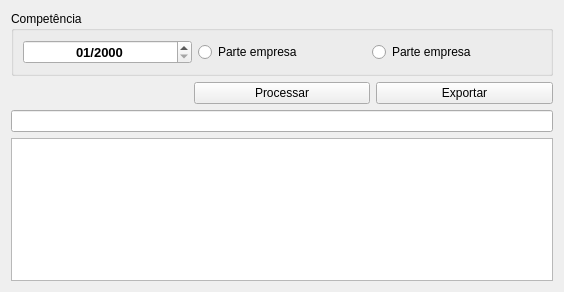
<?xml version="1.0" encoding="UTF-8"?>
<ui version="4.0">
 <class>Ecoclinic</class>
 <widget class="QWidget" name="Ecoclinic">
  <property name="geometry">
   <rect>
    <x>0</x>
    <y>0</y>
    <width>564</width>
    <height>292</height>
   </rect>
  </property>
  <property name="windowTitle">
   <string>Form</string>
  </property>
  <layout class="QGridLayout" name="gridLayout">
   <item row="2" column="0" colspan="3">
    <widget class="QLineEdit" name="lineEdit"/>
   </item>
   <item row="3" column="0" colspan="3">
    <widget class="QTableWidget" name="tableWidget"/>
   </item>
   <item row="0" column="0" colspan="3">
    <widget class="QGroupBox" name="groupBox">
     <property name="title">
      <string>Competência</string>
     </property>
     <layout class="QHBoxLayout" name="horizontalLayout">
      <item>
       <widget class="QDateEdit" name="campoCompetencia">
        <property name="font">
         <font>
          <pointsize>10</pointsize>
          <weight>75</weight>
          <bold>true</bold>
         </font>
        </property>
        <property name="alignment">
         <set>Qt::AlignCenter</set>
        </property>
        <property name="displayFormat">
         <string>MM/yyyy</string>
        </property>
       </widget>
      </item>
      <item>
       <widget class="QRadioButton" name="campoRepasseEmpresa">
        <property name="text">
         <string>Parte empresa</string>
        </property>
       </widget>
      </item>
      <item>
       <widget class="QRadioButton" name="campoRepasseTitular">
        <property name="text">
         <string>Parte empresa</string>
        </property>
       </widget>
      </item>
     </layout>
    </widget>
   </item>
   <item row="1" column="2">
    <widget class="QPushButton" name="botaoExportar">
     <property name="text">
      <string>Exportar</string>
     </property>
    </widget>
   </item>
   <item row="1" column="1">
    <widget class="QPushButton" name="botaoProcessar">
     <property name="text">
      <string>Processar</string>
     </property>
    </widget>
   </item>
  </layout>
 </widget>
 <tabstops>
  <tabstop>campoCompetencia</tabstop>
  <tabstop>lineEdit</tabstop>
  <tabstop>tableWidget</tabstop>
 </tabstops>
 <resources/>
 <connections/>
</ui>
